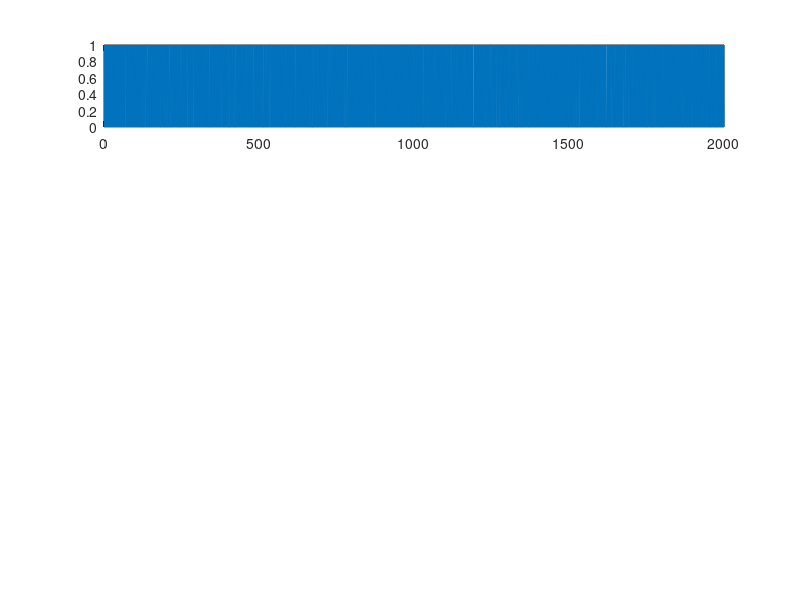

Here is the MATLAB script that generated this plot: (Note: this script raises an error after producing the figure.)
clear
clc

% Parametre
alfa = 0.95;
beta = 0.95;
sample_size = 10;
pocet_generovanych = 2000;
stav = 1;
avg_lambda = 1.2;

counter_one = 0;
counter_zero = 0;

% generovanie sekvencie bitov
for i=1:pocet_generovanych
    if stav == 1
        data(i) = 1;
        counter_one = counter_one + 1;

        pravd = 1.*rand();
        if pravd >= (1 - alfa)
            stav = 0;
        end
    else
        data(i) = 0;
        counter_zero = counter_zero + 1;

        pravd = 1.*rand();
        if pravd >= (1-beta)
            stav = 1;
        end
    end
end

% samplovanie dat
sampled_data = zeros(1,pocet_generovanych/sample_size);

pom_sum = sum(data(1:sample_size));
sampled_data(1) = pom_sum;

for i=1:(pocet_generovanych/sample_size)-1
    pom_sum = sum(data((i*sample_size)+1:(i*sample_size)+sample_size));
    sampled_data(i+1) = pom_sum;
end

% simulacia lidleyho buffru
pi1 = beta/(alfa + beta);
avg_intenzita = pi1 * sample_size;

c = avg_lambda * avg_intenzita; % kapacita
T = pocet_generovanych/sample_size; % čas

% Inicializacia buffra
q = zeros(1, T+1);
q(1) = 0;

% Simulacia buffra
for t=1:T
    q(t+1) = max(q(t) + sampled_data(t) - c, 0);
end

% Overenie ON/OFF generátora
xd = counter_one/pocet_generovanych;
fprintf("KONTROLA GENERATORA\n");
fprintf("N1/pocet generovanych = π1\n");
fprintf("         %d = %d\n",xd,pi1);

% Výstupy
subplot(4,1,1)
plot(data);
title("ON/OFF Generátor pre " + pocet_generovanych + " bitov, kde sample size = "+sample_size+", α = "+alfa+" a β = "+beta);
xlabel('Počet bitov');
ylabel('1/0');

subplot(4,1,2)
plot(sampled_data)
title("Navzorkované dáta");
xlabel('Počet navzorkovaných dát');
ylabel('Počet jednotiek vo vzorkách');

subplot(4,1,3)
plot(q);
xlim([0 pocet_generovanych/sample_size]);
title("Lindley buffer simulácia, kde c = "+c);
xlabel('Čas');
ylabel('Počet paketov v queue');

subplot(4,1,4)
histogram(q, 'Normalization', 'probability');
title('Histogram Lindleyho buffra');
xlabel('Počet paketov v queue');
ylabel('Pravdepodobnosti');
